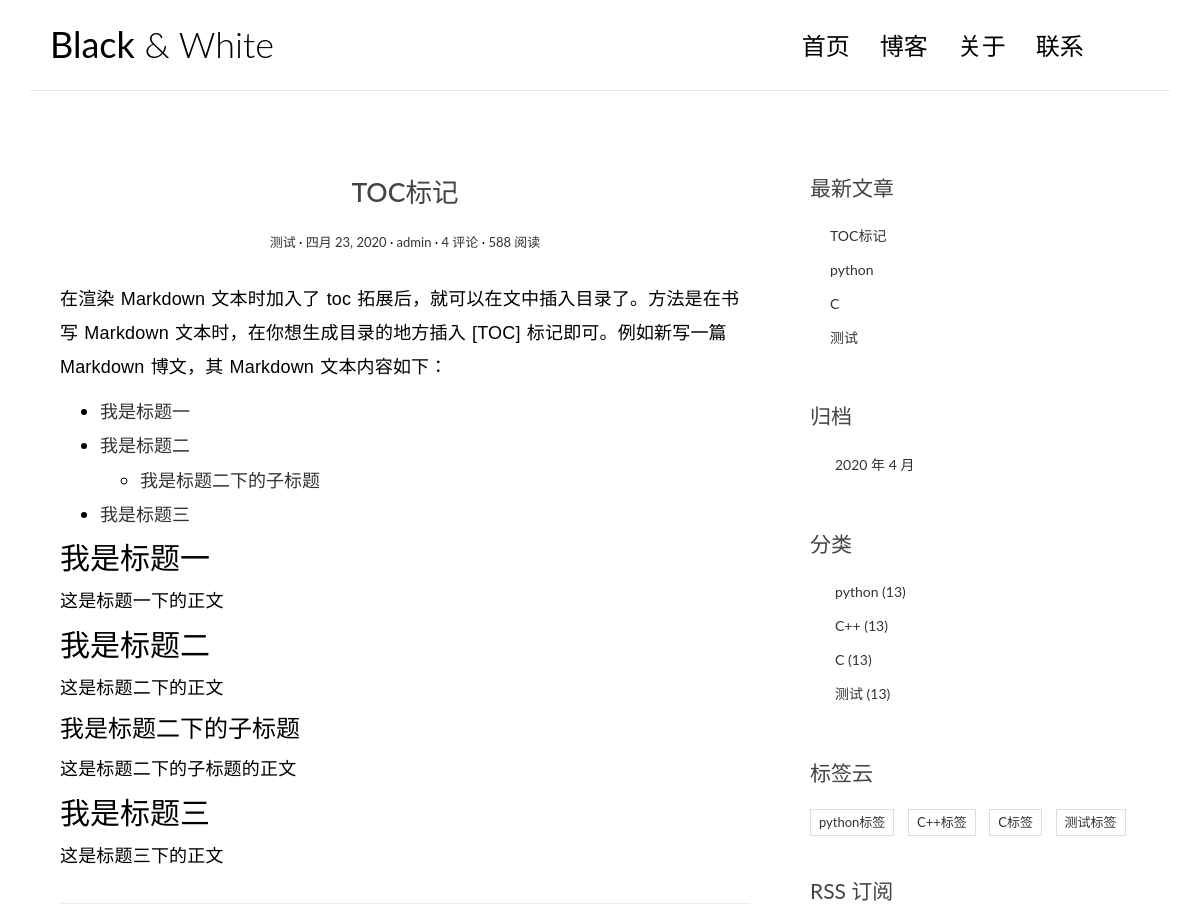
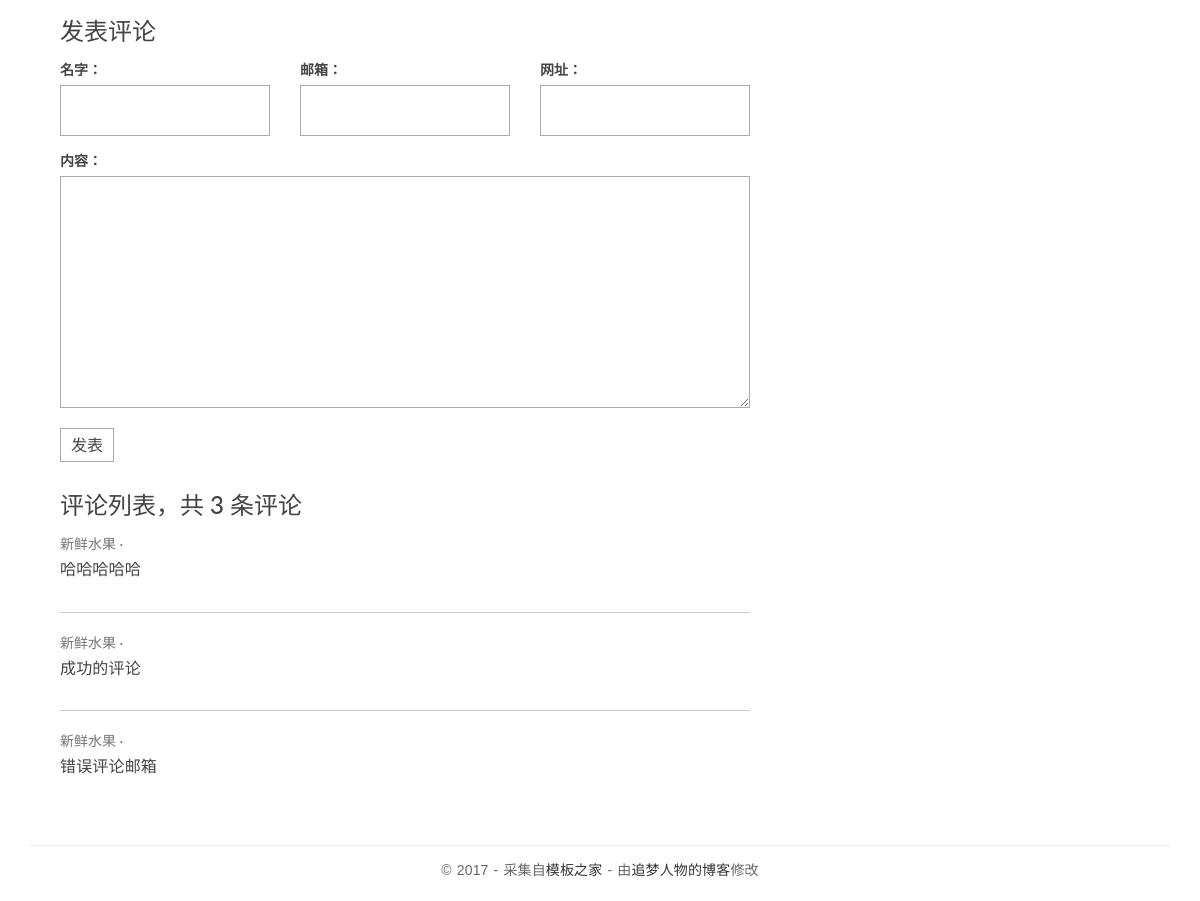
The app's page /posts/4/ with its own data (2 pictures, top to bottom).
### blog/models.py (models this page shows, shortened)
class Post(models.Model):
    title=models.CharField(max_length=70,verbose_name='文章标题')
    body=models.TextField(verbose_name='正文')
    create_time=models.DateField(default=timezone.now,verbose_name='创建时间')    #创建时间
    modified_time=models.DateField(verbose_name='修改时间')  #最后修改时间
    excerpt=models.CharField(max_length=200,blank=True,verbose_name='摘要')  #文章摘要
    category=models.ForeignKey(Category,on_delete=models.CASCADE,verbose_name='分类')
    tags=models.ManyToManyField(Tag,blank=True,verbose_name='标签')
    author=models.ForeignKey(User,on_delete=models.CASCADE,verbose_name='作者')
    class Meta:
        verbose_name='文章'
        verbose_name_plural=verbose_name

class Category(models.Model):
    name=models.CharField(max_length=100,verbose_name='分类名称')
    class Meta:
        verbose_name='分类'
        verbose_name_plural=verbose_name

class Tag(models.Model):
    name = models.CharField(max_length=100,verbose_name='标签名称')
    class Meta:
        verbose_name='标签'
        verbose_name_plural=verbose_name

### comments/models.py (models this page shows, shortened)
class Comment(models.Model):
    name = models.CharField(max_length=50, verbose_name='名字')
    email = models.EmailField(verbose_name='邮箱')
    url = models.URLField(blank=True, verbose_name='网址')
    text = models.TextField(verbose_name='内容')
    create_time = models.DateTimeField(default=timezone.now, verbose_name='创建时间')
    post = models.ForeignKey('blog.Post', on_delete=models.CASCADE, verbose_name='文章')
    class Meta:
        verbose_name='评论'
        verbose_name_plural=verbose_name

### blog/views.py (the view)
# urls.py: path('posts/<int:pk>/',views.detail,name='detail'),
def detail(request, pk):
    post = get_object_or_404(Post, pk=pk)
    md = markdown.Markdown(extensions=[
        'markdown.extensions.extra',
        'markdown.extensions.codehilite',
        TocExtension(slugify=slugify),
    ])
    post.body = md.convert(post.body)
    m = re.search(r'<div class ="toc">\s*<ul>(.*)</ul>\s*</div>', md.toc, re.S)
    post.toc = m.group(1) if m is not None else ''
    return render(request, 'blog/detail.html', context={'post': post})

### comments/forms.py
class CommentForm(forms.ModelForm):
    class Meta:
        model=Comment
        fields=['name','email','url','text']

### blog/templatetags/blog_extras.py (called while the page is built)
@register.inclusion_tag('blog/inclusions/_recent_posts.html',takes_context=True)
def show_recent_posts(context,num=5):
    return {
        'recent_post_list':Post.objects.all().order_by('-create_time')[:num],
    }

@register.inclusion_tag('blog/inclusions/_archives.html', takes_context=True)
def show_archives(context):
    return {
        'date_list': Post.objects.dates('create_time', 'month', order='DESC'),
    }

@register.inclusion_tag('blog/inclusions/_categories.html', takes_context=True)
def show_categories(context):
    return {
        'category_list': Category.objects.all(),
    }

@register.inclusion_tag('blog/inclusions/_tags.html', takes_context=True)
def show_tags(context):
    return {
        'tag_list': Tag.objects.all(),
    }

### comments/templatetags/comments_extras.py (called while the page is built)
@register.inclusion_tag('comments/inclusions/_form.html',takes_context=True)
def show_comment_form(context, post, form=None):
    if form is None:
        form = CommentForm()
    return {
        'form': form,
        'post': post,
    }

@register.inclusion_tag('comments/inclusions/_list.html',takes_context=True)
def show_comments(context,post):
    comment_list=post.comment_set.all().order_by('-create_time')
    commen_count=comment_list.count()
    return {
        'comment_list':comment_list,
        'comment_count':commen_count,
    }

### templates/blog/detail.html (shortened to what this page needs)
{% extends 'base.html' %}
{% load staticfiles %}
{% load static %}
{% load blog_extras %}
{% load comments_extras %}
{% block main %}
    <article class="post post-1">
        <header class="entry-header">
            <h1 class="entry-title">{{ post.title }}</h1>
             <div class="entry-meta">
                <span class="post-category"><a href="#">{{post.category.name}}</a></span>
                <span class="post-date"><a href="#"><time class="entry-date"
                                                          datetime="{{post.create_time}}">{{post.create_time}}</time></a></span>
                <span class="post-author"><a href="#">{{post.author}}</a></span>
                <span class="comments-link"><a href="#">4 评论</a></span>
                <span class="views-count"><a href="#">588 阅读</a></span>
             </div>
        </header>
        <div class="entry-content clearfix">
            {{ post.body|safe }}
        </div>
    </article>
    <section class="comment-area" id="comment-area">
        <hr>
        <h3>发表评论</h3>
        {% show_comment_form post %}
        <div class="comment-list-panel">
           {% show_comments post%}
        </div>
    </section>
{% endblock main %}
{% block toc %}
        {% show_recent_posts %}
        {% show_archives %}
        {% show_categories %}
        {% show_tags %}
    <div class="rss">
        <a href=""> RSS 订阅</a>
    </div>
{% endblock toc %}

### templates/comments/inclusions/_list.html (shortened to what this page needs)
 <h3>评论列表，共 <span>{{comment_count}}</span> 条评论</h3>
            <ul class="comment-list list-unstyled">
                {% for comment in comment_list %}
                <li class="comment-item">
                    <span class="nickname">{{comment.name}}</span>
                    <div class="text">
                       {{comment.text|linebreaks}}
                    </div>
                </li>
                {% empty %}
                暂无评论！
                {% endfor %}
            </ul>

### templates/blog/inclusions/_recent_posts.html
<div class="widget widget-recent-posts">
    <h3 class="widget-title">最新文章</h3>
    <ul>
        {% for post in recent_post_list %}
        <li>
            <a href="{{ post.get_absoulte_url }}">{{ post.title }}</a>
        </li>
        {% empty %}
        暂无文章！
        {% endfor %}
    </ul>
</div>

### templates/blog/inclusions/_categories.html
<div class="widget widget-category">
  <h3 class="widget-title">分类</h3>
  <ul>
    {% for category in category_list %}
      <li>
        <a href="{% url 'blog:category' category.pk %}">{{ category.name }} <span class="post-count">(13)</span></a>
      </li>
    {% empty %}
      暂无分类！
    {% endfor %}
  </ul>
</div>

### templates/blog/inclusions/_tags.html
<div class="widget widget-tag-cloud">
  <h3 class="widget-title">标签云</h3>
  <ul>
    {% for tag in tag_list %}
      <li>
        <a href="{% url 'blog:tag' tag.pk %}">{{ tag.name }}</a>
      </li>
    {% empty %}
      暂无标签！
    {% endfor %}
  </ul>
</div>

### blog/static/blog/css/custom.css (style rules this page uses)
* { outline: none; }
h1, h2, h3, h4, h5, h6 { margin-top: 0; }
a { color: #333; }
body { color: #444; font-family: 'Lato', sans-serif; }
p { font-family: 'Ubuntu', sans-serif; font-weight: 400; word-spacing: 1px; letter-spacing: 0.01em; }
.post { background: #fff; padding: 30px 30px 0; }
.entry-title { text-align: center; font-size: 1.9em; margin-bottom: 20px; line-height: 1.6; padding: 10px 20px 0; }
.entry-meta { text-align: center; color: #DDDDDD; font-size: 13px; margin-bottom: 30px; }
.entry-content { font-size: 18px; line-height: 1.9; font-weight: 300; color: #000; }
.post-category::after, .post-date::after, .post-author::after, .comments-link::after { content: ' ·'; color: #000; }
.widget { background: #fff; padding: 30px 0 0; }
.widget-title { font-size: 1.5em; margin-bottom: 20px; line-height: 1.6; padding: 10px 0 0; font-weight: 400; }
.widget-recent-posts ul { padding: 0; margin: 0; padding-left: 20px; }
.widget-recent-posts ul li { list-style-type: none; position: relative; line-height: 170%; margin-bottom: 10px; }
.widget-recent-posts ul li::before { content: '\f3d3'; font-family: "Ionicons"; position: absolute; left: -17px; top: 3px; font-size: 16px; color: #000; }
.widget-category ul { padding: 0; margin: 0; padding-left: 25px; }
.widget-category ul li { list-style-type: none; position: relative; line-height: 170%; margin-bottom: 10px; }
.widget-category ul li::before { content: '\f3fe'; font-family: "Ionicons"; position: absolute; left: -25px; top: 1px; font-size: 18px; color: #000; }
.widget-tag-cloud ul { padding: 0; margin: 0; margin-right: -10px; }
.widget-tag-cloud ul li { list-style-type: none; font-size: 13px; display: inline-block; margin-right: 10px; margin-bottom: 10px; padding: 3px 8px; border: 1px solid #ddd; }
.rss { font-size: 21px; margin-top: 30px; }
.rss a { color: #444; }
.contact-form input, .comment-form input { border: 1px solid #aaa; margin-bottom: 15px; width: 100%; padding: 15px 15px; font-size: 16px; line-height: 100%; transition: 0.4s border-color linear; }
.contact-form textarea, .comment-form textarea { border: 1px solid #aaa; margin-bottom: 15px; width: 100%; padding: 15px 15px; font-size: 16px; line-height: 20px !important; min-height: 183px; transition: 0.4s border-color linear; }
.comment-area { padding: 0 30px 0; }
.comment-list-panel { margin-top: 30px; }
.comment-list { margin-top: 15px; }
.comment-item:not(:last-child) { border-bottom: 1px #ccc solid; margin-bottom: 20px; padding-bottom: 20px; }
.comment-item .nickname, .comment-item .submit-date { color: #777; font-size: 14px; }
.comment-item .nickname:after { content: ' ·'; }
.comment-item .text { padding-top: 5px; font-size: 16px; }

### records on screen
Post: title "TOC标记", category.name "测试", create_time "四月 23, 2020", author "admin", body "在渲染 Markdown 文本时加入了 toc 拓展后，就可以在文中插入目录了。方法是在书写 Markdown 文本时，在你想生成目录的地方插入 [TOC] 标记即可。例如新写一篇 Markdown 博文，其 Markdown 文本内容如下： 我是标题一 我是标题二 我是标题二下的子标题 我是标题三 我是标题一 这是标题一下的正文 我是标题二 这是标题二下的正文 我是标题二下的子标题 这是标题二下的子标题的正文 我是标题三 这是标题三下的正文"
Comment: name "新鲜水果", text "哈哈哈哈哈"
Comment: name "新鲜水果", text "成功的评论"
Comment: name "新鲜水果", text "错误评论邮箱"
Post: title "python"
Post: title "C"
Post: title "测试"
Category: name "python"
Category: name "C++"
Category: name "C"
Category: name "测试"
Tag: name "python标签"
Tag: name "C++标签"
Tag: name "C标签"
Tag: name "测试标签"

### other values on screen
{{ comment_count }} "3"
{{ date.year }} "2020"
{{ date.month }} "4"
